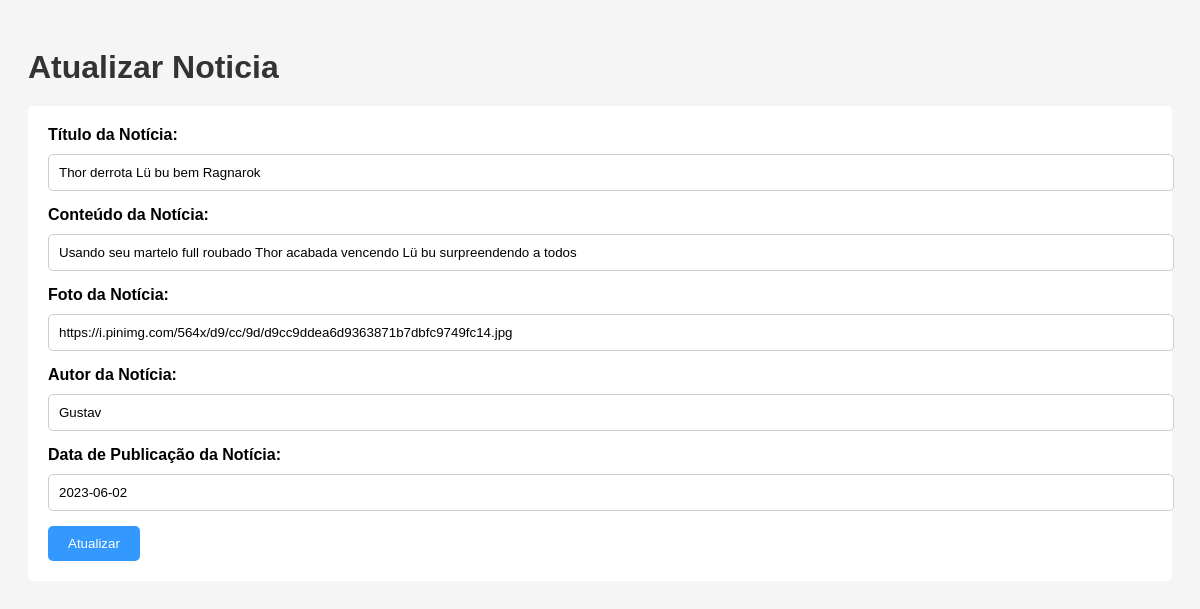
The page /atualizar.php?id=15 on the database its author committed.
### tables this page shows
CREATE TABLE `noticias` (
  `id` int(11) NOT NULL,
  `titulo_noticia` varchar(255) NOT NULL,
  `conteudo_noticia` varchar(255) NOT NULL,
  `foto_noticia` varchar(255) NOT NULL,
  `autor_noticia` varchar(255) NOT NULL,
  `data_publicacao_noticia` varchar(255) NOT NULL
);

### atualizar.php (the view, shortened to what this page needs)
<?php
include 'db.php';
$id = $_GET['id'];
$stmt = $pdo->prepare('SELECT * FROM noticias WHERE id = ?');
$stmt->execute([$id]);
$appointment = $stmt->fetch(\PDO::FETCH_ASSOC);
$titulo_noticia = $appointment['titulo_noticia'];
$conteudo_noticia = $appointment['conteudo_noticia'];
$foto_noticia = $appointment['foto_noticia'];
$autor_noticia = $appointment['autor_noticia'];
$data_publicacao_noticia = $appointment['data_publicacao_noticia'];
?>
<!DOCTYPE html>
<html lang="pt-BR">
<head>
    <link rel="stylesheet" href="atualizar.css">
</head>
<body>
    <h1>Atualizar Noticia</h1>
    <form method="post">
        <label for="titulo_noticia">Título da Notícia:</label>
        <input type="text" name="titulo_noticia" value="<?php echo $titulo_noticia; ?>" required><br>
        <label for="conteudo_noticia">Conteúdo da Notícia:</label>
        <input type="text" name="conteudo_noticia" value="<?php echo $conteudo_noticia; ?>" required><br>
        <label for="foto_noticia">Foto da Notícia:</label>
        <input type="text" name="foto_noticia" value="<?php echo $foto_noticia; ?>" required><br>
        <label for="autor_noticia">Autor da Notícia:</label>
        <input type="text" name="autor_noticia" value="<?php echo $autor_noticia; ?>" required><br>
        <label for="data_publicacao_noticia">Data de Publicação da Notícia:</label>
        <input type="text" name="data_publicacao_noticia" value="<?php echo $data_publicacao_noticia; ?>" required><br>
        <button type="submit">Atualizar</button>
    </form>
</body>
</html>

### atualizar.css (style rules this page uses)
body { font-family: Arial, sans-serif; background-color: #f5f5f5; padding: 20px; }
h1 { color: #333; margin-bottom: 20px; }
form { background-color: #fff; padding: 20px; border-radius: 5px; }
label { display: block; margin-bottom: 10px; font-weight: bold; }
input[type="text"] { width: 100%; padding: 10px; border: 1px solid #ccc; border-radius: 5px; margin-bottom: 15px; }
button[type="submit"] { background-color: #3399ff; color: #fff; border: none; padding: 10px 20px; border-radius: 5px; cursor: pointer; }

### rows shown on the page
noticias: titulo_noticia "Thor derrota Lü bu bem Ragnarok", conteudo_noticia "Usando seu martelo full roubado Thor acabada vencendo Lü bu surpreendendo a todos", foto_noticia "https://i.pinimg.com/564x/d9/cc/9d/d9cc9ddea6d9363871b7dbfc9749fc14.jpg", autor_noticia "Gustav", data_publicacao_noticia "2023-06-02"
